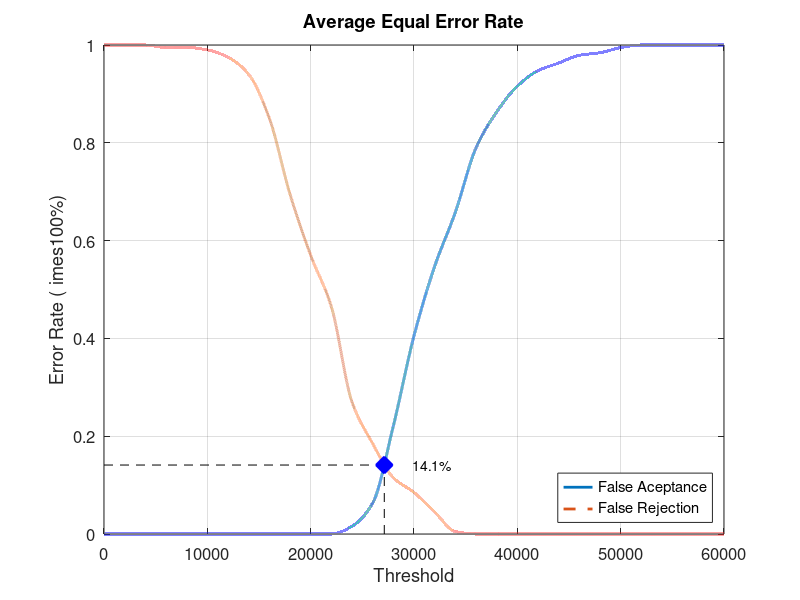
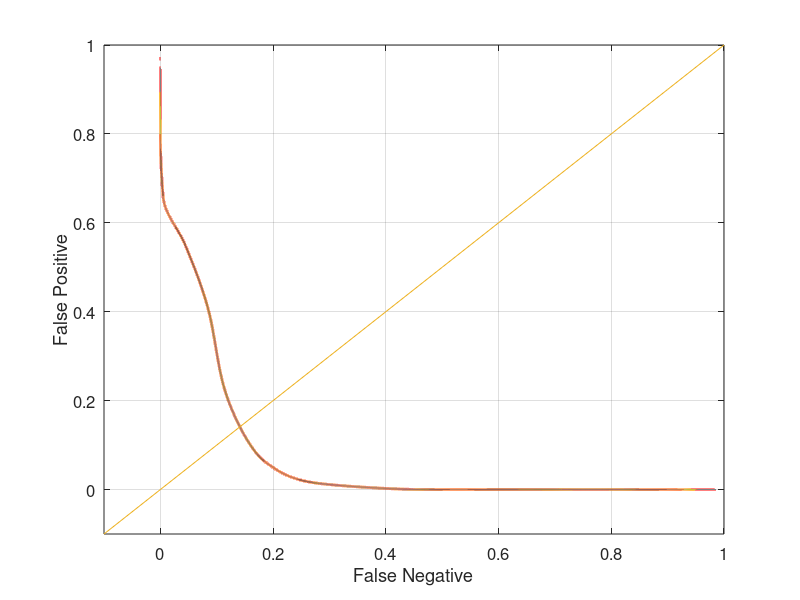

Source code (MATLAB) for these figures, in order:
close all;
clear;
clc;
x = 0:2000:60000;
xq = 0:0.5:60000;

y0 = [0 0 0 0 0 0 0 0 0 0 0 0 0.0157895 0.0631579 0.221053 0.405263 0.547368 0.657895 0.789474 0.863158 0.915789 0.947368 0.963158 0.978947 0.984211 0.994737 1 1 1 1 1]
yy0 = interp1(x, y0, xq, 'pchip');
y1 = [1 1 1 0.995 0.995 0.99 0.975 0.94 0.85 0.695 0.57 0.465 0.27 0.185 0.115 0.085 0.045 0.005 0 0 0 0 0 0 0 0 0 0 0 0 0]
yy1 = interp1(x, y1, xq, 'pchip');

% Calculating EER: 
y2 = abs(y0 - y1);
find(y2 == min(y2))
yy2 = abs(yy0 - yy1);
xEER = find(yy2 == min(yy2));
xEERIndex = xq(xEER) % X-axis EER
yEER = yy0(xEER) % Y-axis EER

main = figure
plot(xq, yy0,'-','LineWidth', 2);	hold on
plot(xq, yy1,'--','LineWidth', 2);	hold on
plot([xEERIndex xEERIndex], [0 yEER], 'k--');	hold on
plot([0 xEERIndex], [yEER yEER], 'k--');	hold on
plot(xEERIndex, yEER, 'bx', 'LineWidth', 10);	hold on
text(xEERIndex + 10 * xEERIndex / 100, yEER, [num2str(round((10000 * yEER)) / 100) '%'])
legend('False Aceptance', 'False Rejection', 'Location', 'SouthEast')
xlabel('Threshold')
ylabel('Error Rate (	imes100%)')
title('Average Equal Error Rate')
set(gca, 'FontSize', 12)
axis([0 60000 0 1])
grid on

print(main, 'Database4_3Main', '-dpng');
FNRxFPR = figure('Color', [1 1 1]);
plot(yy1, yy0, '-', yy1, yy0, 'LineWidth', 2);
hold on
y = -0.1:0.1:1
plot(y, y); 
set(gca, 'FontSize', 12)
xlabel('False Negative')
ylabel('False Positive')
axis([-0.1 1 -0.1 1])
set(gca, 'FontSize', 12)
grid on

print(FNRxFPR, 'Database4_3FNRxFPR','-dpng');
